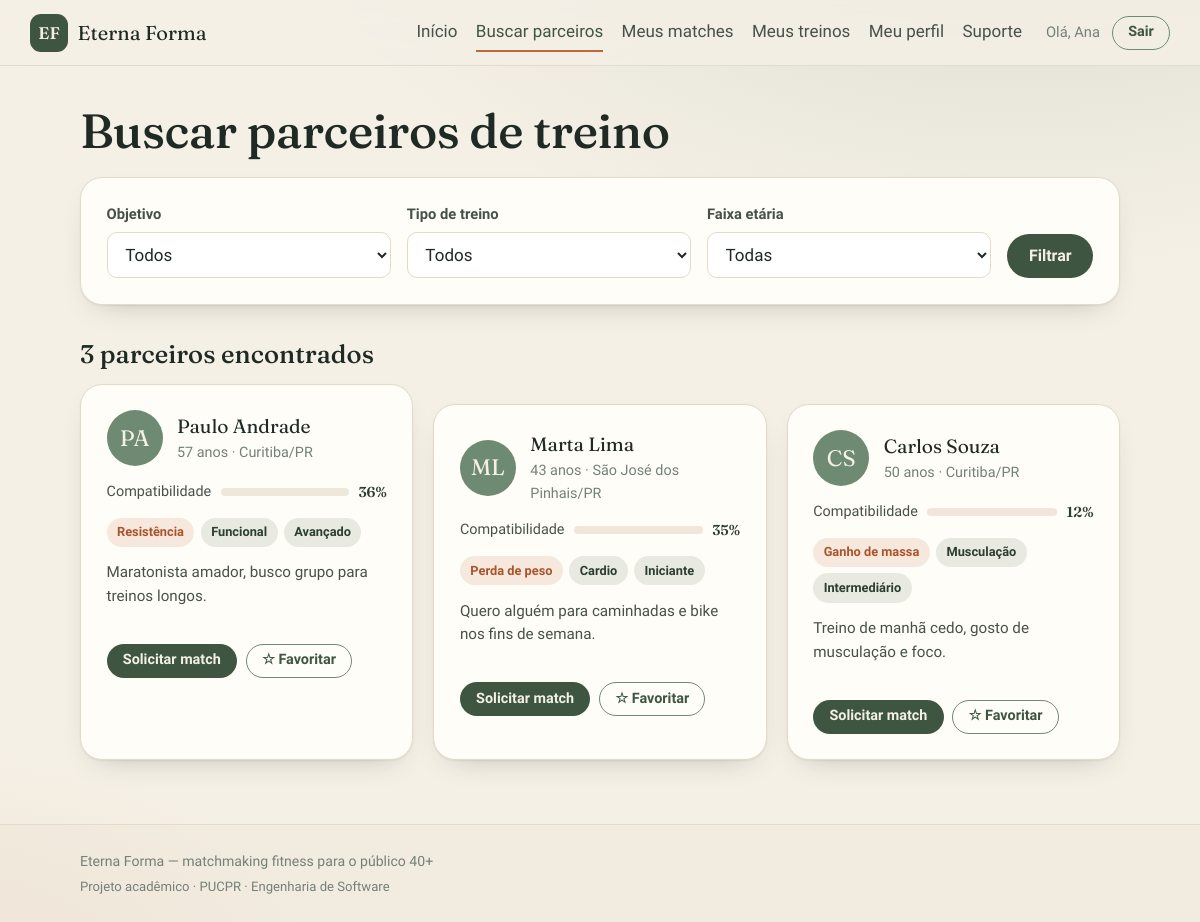
The page /buscar.php (signed in) on the database its author committed.
### tables this page shows
CREATE TABLE IF NOT EXISTS usuarios (
  id              INT AUTO_INCREMENT PRIMARY KEY,
  email           VARCHAR(255) NOT NULL UNIQUE,
  senha_hash      VARCHAR(255) NOT NULL,
  nome            VARCHAR(100) NOT NULL,
  data_nascimento DATE         NOT NULL,
  genero          CHAR(1)      NULL,
  cidade          VARCHAR(100) NULL,
  estado          VARCHAR(2)   NULL,
  ativo           TINYINT(1)   NOT NULL DEFAULT 1,
  criado_em       TIMESTAMP    NOT NULL DEFAULT CURRENT_TIMESTAMP,
  last_login      TIMESTAMP    NULL
);

CREATE TABLE IF NOT EXISTS perfis_fitness (
  id                     INT AUTO_INCREMENT PRIMARY KEY,
  usuario_id             INT NOT NULL UNIQUE,
  objetivo_principal     VARCHAR(50) NULL,
  nivel_experiencia      VARCHAR(20) NULL,
  tipo_treino_principal  VARCHAR(50) NULL,
  frequencia_semanal     INT NULL,
  altura_cm              INT NULL,
  peso_kg                DECIMAL(5,2) NULL,
  bio                    TEXT NULL,
  idade_minima_preferida INT NULL,
  idade_maxima_preferida INT NULL,
  genero_preferido       VARCHAR(20) NULL,
  atualizado_em          TIMESTAMP NOT NULL DEFAULT CURRENT_TIMESTAMP ON UPDATE CURRENT_TIMESTAMP,
  CONSTRAINT fk_perfil_usuario FOREIGN KEY (usuario_id)
    REFERENCES usuarios(id) ON DELETE CASCADE
);

### includes/auth.php (called while the page is built, shortened)
<?php
require_once __DIR__ . '/../config/db.php';
function tipo_conta(): ?string
{
    return $_SESSION['tipo'] ?? null;
}
function usuario_logado(): ?int
{
    return tipo_conta() === 'desportista' ? ($_SESSION['usuario_id'] ?? null) : null;
}
function usuario_atual(): ?array
{
    $id = usuario_logado();
    $stmt = db()->prepare('SELECT * FROM usuarios WHERE id = ?');
    $stmt->execute([$id]);
    $cache = $stmt->fetch() ?: null;
    return $cache;
}
function calcular_idade(string $dataNascimento): int
{
    try {
        $nasc = new DateTime($dataNascimento);
        return (int) $nasc->diff(new DateTime('today'))->y;
    } catch (Exception $e) {
        return 0;
    }
}
function e(?string $texto): string
{
    return htmlspecialchars((string) $texto, ENT_QUOTES, 'UTF-8');
}
function iniciais(string $nome): string
{
    $nome = trim($nome);
    $p = preg_split('/\s+/', $nome) ?: [$nome];
    $i = mb_strtoupper(mb_substr($p[0], 0, 1));
    if (count($p) > 1) {
        $i .= mb_strtoupper(mb_substr(end($p), 0, 1));
    }
    return $i;
}
function compatibilidade(array $a, array $b): int
{
    $score = 0;
    if (!empty($a['tipo_treino_principal']) && $a['tipo_treino_principal'] === $b['tipo_treino_principal']) {
        $score += 30;
    }
    if (!empty($a['nivel_experiencia']) && $a['nivel_experiencia'] === $b['nivel_experiencia']) {
        $score += 15;
    }
    if (!empty($a['frequencia_semanal']) && !empty($b['frequencia_semanal'])) {
        $diff = abs((int) $a['frequencia_semanal'] - (int) $b['frequencia_semanal']);
        if ($diff === 0)      $score += 10;
        elseif ($diff === 1)  $score += 6;
        elseif ($diff === 2)  $score += 3;
    }
    if (!empty($a['idade']) && !empty($b['idade'])) {
        $diff = abs((int) $a['idade'] - (int) $b['idade']);
        if ($diff <= 3)       $score += 10;
        elseif ($diff <= 7)   $score += 6;
        elseif ($diff <= 12)  $score += 3;
    }
    return min(100, $score);
}

### config/db.php (called while the page is built, shortened)
<?php
function db(): PDO
{
    static $pdo = null;
    if ($pdo instanceof PDO) {
        return $pdo;
    }
    $dsn = sprintf('mysql:host=%s;dbname=%s;charset=%s', DB_HOST, DB_NAME, DB_CHARSET);
    try {
        $pdo = new PDO($dsn, DB_USER, DB_PASS, [
            PDO::ATTR_ERRMODE            => PDO::ERRMODE_EXCEPTION,
            PDO::ATTR_DEFAULT_FETCH_MODE => PDO::FETCH_ASSOC,
            PDO::ATTR_EMULATE_PREPARES   => false,
        ]);
    } catch (PDOException $e) {
        http_response_code(500);
        exit('Erro ao conectar ao banco de dados. Verifique config/db.php. (' . $e->getMessage() . ')');
    }
    return $pdo;
}

### buscar.php (the view, shortened to what this page needs)
<?php
require_once __DIR__ . '/includes/auth.php';
$uid = usuario_logado();
$stmt = db()->prepare('SELECT pf.*, u.data_nascimento FROM perfis_fitness pf JOIN usuarios u ON u.id = pf.usuario_id WHERE pf.usuario_id = ?');
$stmt->execute([$uid]);
$meu = $stmt->fetch() ?: [];
$meu['idade'] = !empty($meu['data_nascimento']) ? calcular_idade($meu['data_nascimento']) : null;
$sql = 'SELECT u.id, u.nome, u.data_nascimento, u.cidade, u.estado, u.genero,
               pf.objetivo_principal, pf.nivel_experiencia, pf.tipo_treino_principal,
               pf.frequencia_semanal, pf.bio
        FROM usuarios u
        JOIN perfis_fitness pf ON pf.usuario_id = u.id
        WHERE u.id <> ? AND u.ativo = 1';
$params = [$uid];
$stmt = db()->prepare($sql);
$stmt->execute($params);
$candidatos = $stmt->fetchAll();
$stmtM = db()->prepare(
    'SELECT * FROM matches
     WHERE (usuario1_id = ? AND usuario2_id = ?) OR (usuario1_id = ? AND usuario2_id = ?)
     LIMIT 1'
);
$lista = [];
foreach ($candidatos as $c) {
    $idade = calcular_idade($c['data_nascimento']);
    $c['idade'] = $idade;
    $c['compat'] = compatibilidade($meu, $c);
    $stmtM->execute([$uid, $c['id'], $c['id'], $uid]);
    $m = $stmtM->fetch();
    $c['match'] = $m ?: null;
    $lista[] = $c;
}
usort($lista, fn($a, $b) => $b['compat'] <=> $a['compat']);
$pagina = 'buscar';
require __DIR__ . '/includes/header.php';
?>
<h1>Buscar parceiros de treino</h1>
<form method="get" class="card" style="display:flex;gap:1rem;flex-wrap:wrap;align-items:flex-end;">
  <div class="campo" style="margin:0;flex:1;min-width:170px;">
    <label for="objetivo">Objetivo</label>
    <select id="objetivo" name="objetivo">
      <option value="">Todos</option>
    </select>
  </div>
  <div class="campo" style="margin:0;flex:1;min-width:170px;">
    <label for="tipo">Tipo de treino</label>
    <select id="tipo" name="tipo">
      <option value="">Todos</option>
    </select>
  </div>
  <div class="campo" style="margin:0;flex:1;min-width:150px;">
    <label for="faixa">Faixa etária</label>
    <select id="faixa" name="faixa">
      <option value="">Todas</option>
    </select>
  </div>
  <button type="submit" class="btn">Filtrar</button>
</form>
<div class="section-titulo">
  <h2><?= count($lista) ?> parceiro<?= count($lista)===1?'':'s' ?> encontrado<?= count($lista)===1?'':'s' ?></h2>
</div>
<?php if (!$lista): ?>
  <div class="card vazio">
    <h3>Nenhum parceiro com esses filtros</h3>
    <p>Tente ampliar os critérios de busca.</p>
  </div>
<?php else: ?>
  <div class="grade grade--auto">
    <?php foreach ($lista as $c): ?>
      <div class="card perfil-card">
        <div class="perfil-card__topo">
          <div class="avatar"><?= e(iniciais($c['nome'])) ?></div>
          <div>
            <div class="perfil-card__nome"><?= e($c['nome']) ?></div>
            <div class="perfil-card__meta">
              <?= (int)$c['idade'] ?> anos<?= $c['cidade'] ? ' · ' . e($c['cidade']) . '/' . e($c['estado']) : '' ?>
            </div>
          </div>
        </div>
        <div class="compat">
          <span>Compatibilidade</span>
          <span class="compat__barra"><span class="compat__fill" style="width:<?= (int)$c['compat'] ?>%"></span></span>
          <span class="compat__num"><?= (int)$c['compat'] ?>%</span>
        </div>
        <div class="tags">
          <?php if ($c['objetivo_principal']): ?><span class="tag tag--terra"><?= e($c['objetivo_principal']) ?></span><?php endif; ?>
          <?php if ($c['tipo_treino_principal']): ?><span class="tag"><?= e($c['tipo_treino_principal']) ?></span><?php endif; ?>
          <?php if ($c['nivel_experiencia']): ?><span class="tag"><?= e($c['nivel_experiencia']) ?></span><?php endif; ?>
        </div>
        <?php if ($c['bio']): ?>
          <p class="perfil-card__bio"><?= e(mb_strimwidth($c['bio'], 0, 120, '…')) ?></p>
        <?php endif; ?>
        <div class="acoes-card">
          <?php
            $m = $c['match'];
            if ($m && $m['status'] === 'aceito'):
          ?>
            <span class="badge badge--aceito">Match confirmado</span>
          <?php elseif ($m && $m['status'] === 'pendente' && (int)$m['usuario1_id'] === $uid): ?>
            <span class="badge badge--pendente">Solicitação enviada</span>
          <?php elseif ($m && $m['status'] === 'pendente' && (int)$m['usuario2_id'] === $uid): ?>
            <a class="btn btn--sm" href="matches.php">Responder solicitação</a>
          <?php else: ?>
            <button class="btn btn--sm" data-acao="solicitar" data-alvo="<?= (int)$c['id'] ?>">Solicitar match</button>
            <button class="btn btn--ghost btn--sm" data-acao="favoritar" data-alvo="<?= (int)$c['id'] ?>">☆ Favoritar</button>
          <?php endif; ?>
        </div>
      </div>
    <?php endforeach; ?>
  </div>
<?php endif; ?>
<?php require __DIR__ . '/includes/footer.php'; ?>

### includes/header.php (shortened to what this page needs)
<?php
require_once __DIR__ . '/auth.php';
$u = usuario_atual();
$m = membro_atual();
$logado = $u ?: $m;
$nome = $logado['nome'] ?? '';
$pagina = $pagina ?? '';
$home = $u ? 'dashboard.php' : ($m ? 'painel.php' : 'index.php');
?>
<!DOCTYPE html>
<html lang="pt-BR">
<head>
  <link rel="stylesheet" href="assets/css/style.css">
</head>
<body>
<header class="topo">
  <div class="topo__inner">
    <a class="marca" href="<?= $home ?>">
      <span class="marca__sigla">EF</span>
      <span class="marca__nome">Eterna&nbsp;Forma</span>
    </a>
    <?php if ($u):  ?>
      <nav class="nav">
        <a href="dashboard.php" class="<?= $pagina==='dashboard'?'is-ativo':'' ?>">Início</a>
        <a href="buscar.php"    class="<?= $pagina==='buscar'?'is-ativo':'' ?>">Buscar parceiros</a>
        <a href="matches.php"   class="<?= $pagina==='matches'?'is-ativo':'' ?>">Meus matches</a>
        <a href="treinos.php"   class="<?= $pagina==='treinos'?'is-ativo':'' ?>">Meus treinos</a>
        <a href="perfil.php"    class="<?= $pagina==='perfil'?'is-ativo':'' ?>">Meu perfil</a>
        <a href="suporte.php"   class="<?= $pagina==='suporte'?'is-ativo':'' ?>">Suporte</a>
      </nav>
      <div class="nav__user">
        <span class="nav__ola">Olá, <?= e(explode(' ', $nome)[0]) ?></span>
        <a class="btn btn--ghost btn--sm" href="logout.php">Sair</a>
      </div>
    <?php endif; ?>
  </div>
</header>
<main class="conteudo">

### includes/footer.php (shortened to what this page needs)
</main>
<footer class="rodape">
  <div class="rodape__inner">
    <span>Eterna Forma — matchmaking fitness para o público 40+</span>
    <span class="rodape__sub">Projeto acadêmico · PUCPR · Engenharia de Software</span>
  </div>
</footer>
</body>
</html>

### rows shown on the page
usuarios: nome "Ana"
perfis_fitness: usuario.nome "PA", usuario.nome "Paulo Andrade", idade "57", usuario.cidade "Curitiba", usuario.estado "PR", compat "36", objetivo_principal "Resistência", tipo_treino_principal "Funcional", nivel_experiencia "Avançado", bio "Maratonista amador, busco grupo para treinos longos."
perfis_fitness: usuario.nome "ML", usuario.nome "Marta Lima", idade "43", usuario.cidade "São José dos Pinhais", usuario.estado "PR", compat "35", objetivo_principal "Perda de peso", tipo_treino_principal "Cardio", nivel_experiencia "Iniciante", bio "Quero alguém para caminhadas e bike nos fins de semana."
perfis_fitness: usuario.nome "CS", usuario.nome "Carlos Souza", idade "50", usuario.cidade "Curitiba", usuario.estado "PR", compat "12", objetivo_principal "Ganho de massa", tipo_treino_principal "Musculação", nivel_experiencia "Intermediário", bio "Treino de manhã cedo, gosto de musculação e foco."

### other values the page prints
count($lista) "3"
